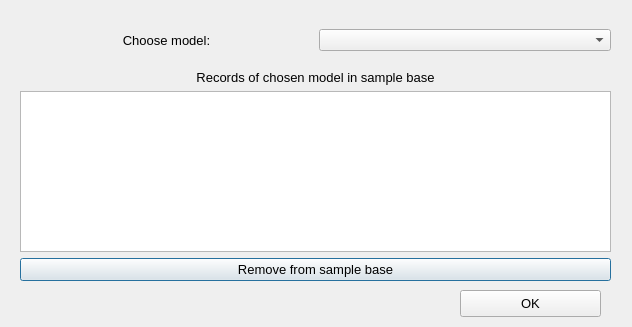
<?xml version="1.0" encoding="UTF-8"?>
<ui version="4.0">
 <class>RecordBaseDisplayingWindow</class>
 <widget class="QDialog" name="RecordBaseDisplayingWindow">
  <property name="geometry">
   <rect>
    <x>0</x>
    <y>0</y>
    <width>632</width>
    <height>327</height>
   </rect>
  </property>
  <property name="windowTitle">
   <string>Sample Base</string>
  </property>
  <widget class="QWidget" name="horizontalLayoutWidget">
   <property name="geometry">
    <rect>
     <x>20</x>
     <y>20</y>
     <width>591</width>
     <height>41</height>
    </rect>
   </property>
   <layout class="QHBoxLayout" name="horizontalLayout">
    <item>
     <widget class="QLabel" name="label_model">
      <property name="font">
       <font>
        <pointsize>10</pointsize>
       </font>
      </property>
      <property name="text">
       <string>Choose model:</string>
      </property>
      <property name="alignment">
       <set>Qt::AlignCenter</set>
      </property>
     </widget>
    </item>
    <item>
     <widget class="QComboBox" name="comboBox_model"/>
    </item>
   </layout>
  </widget>
  <widget class="QWidget" name="verticalLayoutWidget">
   <property name="geometry">
    <rect>
     <x>20</x>
     <y>70</y>
     <width>591</width>
     <height>211</height>
    </rect>
   </property>
   <layout class="QVBoxLayout" name="verticalLayout_sample_base">
    <item>
     <widget class="QLabel" name="label_sample_base">
      <property name="font">
       <font>
        <pointsize>10</pointsize>
       </font>
      </property>
      <property name="text">
       <string>Records of chosen model in sample base</string>
      </property>
      <property name="alignment">
       <set>Qt::AlignCenter</set>
      </property>
     </widget>
    </item>
    <item>
     <widget class="QListWidget" name="listWidget_fromFilesystem"/>
    </item>
    <item>
     <layout class="QHBoxLayout" name="horizontalLayout_sample_base">
      <item>
       <widget class="QPushButton" name="pushButton_remove_from_sample_base">
        <property name="font">
         <font>
          <pointsize>10</pointsize>
         </font>
        </property>
        <property name="text">
         <string>Remove from sample base</string>
        </property>
       </widget>
      </item>
     </layout>
    </item>
   </layout>
  </widget>
  <widget class="QPushButton" name="pushButton">
   <property name="geometry">
    <rect>
     <x>460</x>
     <y>290</y>
     <width>141</width>
     <height>27</height>
    </rect>
   </property>
   <property name="font">
    <font>
     <pointsize>10</pointsize>
    </font>
   </property>
   <property name="text">
    <string>OK</string>
   </property>
  </widget>
 </widget>
 <resources/>
 <connections/>
</ui>
